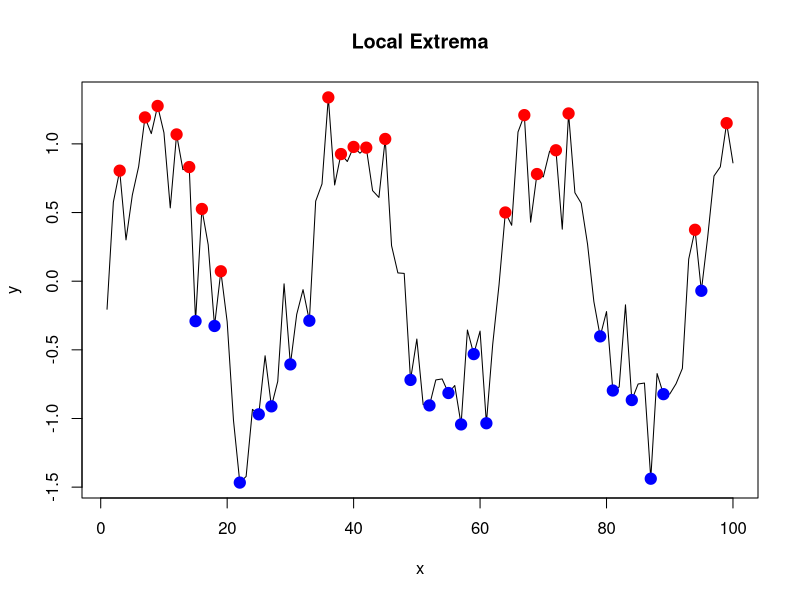

The R source for this figure:
# 1. 生成模拟数据（包含多个相近极值）
set.seed(456)
x <- 1:100
y <- sin(x/5) + rnorm(100, sd = 0.3)  # 加入噪声

# # 使用 diff() 和 sign() 找局部极值
# 改进的寻找波峰函数
find_peaks <- function(y, threshold = 0) {
  dy <- diff(y)
  peaks <- which(diff(sign(dy)) == -2) + 1
  
  # 只有当波峰的高度大于 threshold 时才保留
  peaks <- peaks[y[peaks] > threshold]
  
  return(peaks)
}

# 同样改进波谷函数
find_valleys <- function(y, threshold = 0) {
  dy <- diff(y)
  valleys <- which(diff(sign(dy)) == 2) + 1
  
  # 只有当波谷的高度小于 threshold 时才保留
  valleys <- valleys[y[valleys] < threshold]
  
  return(valleys)
}


# 应用
# x <- df[,1]
# y <- df[,2]
peaks <- find_peaks(y, threshold = 0)
valleys <- find_valleys(y, threshold = 0)

# 绘图
plot(x, y, type = "l", main = "Local Extrema")
points(x[peaks], y[peaks], col = "red", pch = 19, cex = 1.5)
points(x[valleys], y[valleys], col = "blue", pch = 19, cex = 1.5)
